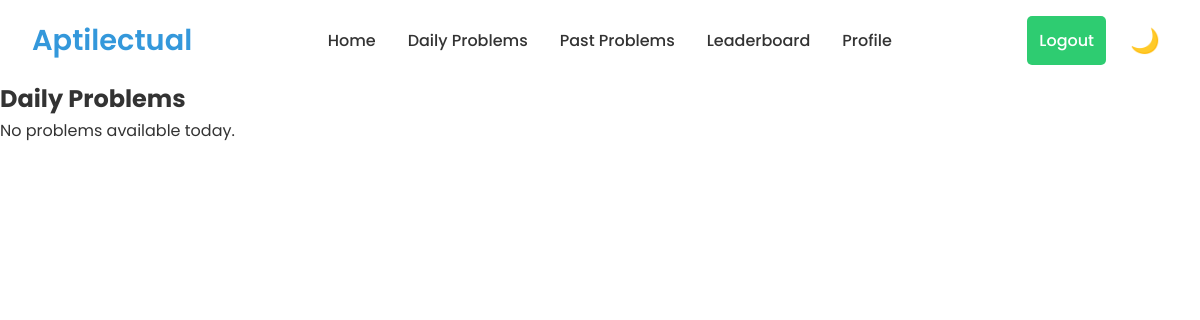
Page /dailyprobblems/ (signed in) on the earlier database version.
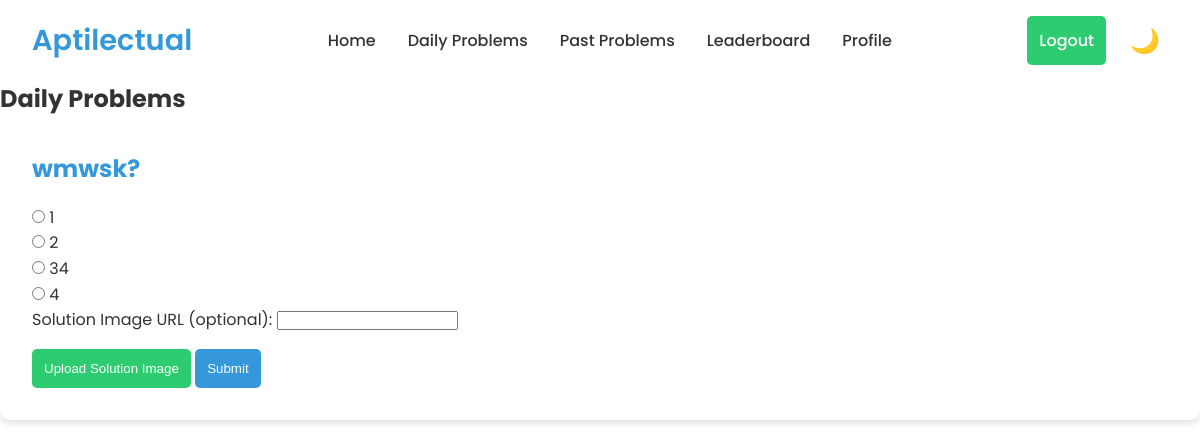
Same page on the later database version.
### aptitude/models.py (models this page shows, shortened)
class Problem(models.Model):
    id = models.AutoField(primary_key=True)  # Explicitly define the id field
    question = models.TextField(null=True, blank=True)
    option1 = models.CharField(max_length=255, null=True, blank=True)
    option2 = models.CharField(max_length=255, null=True, blank=True)
    option3 = models.CharField(max_length=255, null=True, blank=True)
    option4 = models.CharField(max_length=255, null=True, blank=True)
    correct_option = models.PositiveSmallIntegerField(
        validators=[MinValueValidator(1), MaxValueValidator(4)],
        null=True,
        blank=True
    )
    is_active = models.BooleanField(default=True, null=True, blank=True)
    done = models.BooleanField(default=False, null=True, blank=True)
    answerurl = models.URLField(null=True, blank=True)
    companyname = models.CharField(max_length=255, null=True, blank=True)
    test_id = models.IntegerField(null=True, blank=True)
    questionimage = models.URLField(null=True, blank=True)

### aptitude/views.py (the view)
# urls.py: path('dailyprobblems/', views.dailyprobblems, name='dailyprobblems'),
@login_required
def dailyprobblems(request):
    now = timezone.localtime()
    start_time = now.replace(hour=0, minute=0, second=0, microsecond=0)
    end_time = now.replace(hour=22, minute=0, second=0, microsecond=0)
    if start_time <= now <= end_time:
        problems = Problem.objects.filter(is_active=True, done=False)
        attempted_problems = set(UserAnswer.objects.filter(user=request.user).values_list('problem', flat=True))
        if problems.exists():
            if request.method == 'POST':
                problem_id = request.POST.get('problem_id')
                problem = get_object_or_404(Problem, id=problem_id, is_active=True, done=False)
                selected_option = request.POST.get('selected_option')
                solution_image_url = request.POST.get('solution_image_url', '')
                if problem.id in attempted_problems:
                    return JsonResponse({'status': 'error', 'message': 'You have already attempted this question.'})
                try:
                    submission, created = UserAnswer.objects.get_or_create(
                        user=request.user,
                        problem=problem,
                        defaults={
                            'selected_option': selected_option,
                            'solution_image_url': solution_image_url,
                            'is_correct': (selected_option == str(problem.correct_option)),
                        }
                    )
                    if not created:
                        return JsonResponse({'status': 'error', 'message': 'Duplicate submission detected.'})
                    user = request.user
                    user.total_attempted = F('total_attempted') + 1
                    if submission.is_correct:
                        user.total_correct = F('total_correct') + 1
                    today = localtime().date()
                    yesterday = today - timedelta(days=1)
                    solved_yesterday = UserAnswer.objects.filter(user=user, time_solved__date=yesterday).exists()
                    if solved_yesterday:
                        user.current_streak = F('current_streak') + 1
                    else:
                        user.current_streak = 1
                    if user.current_streak > user.highest_streak:
                        user.highest_streak = F('current_streak')
                    user.save()
                    return JsonResponse({'status': 'success', 'message': 'Submission successful.'})
                except IntegrityError:
                    return JsonResponse({'status': 'error', 'message': 'An unexpected error occurred.'})
            else:
                return render(request, 'dailyprobblems.html', {
                    'problems': problems,
                    'attempted_problems': attempted_problems
                })
        else:
            return render(request, 'dailyprobblems.html', {'message': 'No problems available today.'})
    else:
        return render(request, 'dailyprobblems.html', {'message': 'Problems will be available from 1:00 to 6:00.'})

### aptitude/templates/dailyprobblems.html (shortened to what this page needs)
<!DOCTYPE html>
<html lang="en">
<head>
</head>
<body>
    <header>
        <nav>
            <div class="logo">Aptilectual</div>
            <div class="nav-container">
                <ul class="nav-links">
                    <li><a href="{% url 'home' %}">Home</a></li>
                    <li><a href="{% url 'dailyprobblems' %}">Daily Problems</a></li>
                    <li><a href="{% url 'past_problems' %}">Past Problems</a></li>
                    <li><a href="{% url 'daily_leaderboard' %}">Leaderboard</a></li>
                    <li><a href="{% url 'profile' %}">Profile</a></li>
                </ul>
            </div>
            <div class="desktop-controls">
                <div class="auth-buttons">
                    {% if user.is_authenticated %}
                        <form method="POST" action="{% url 'logout' %}" style="display:inline;">
                            <button type="submit" class="btn btn-secondary">Logout</button>
                        </form>
                    {% else %}
                        <a href="{% url 'login' %}" id="loginBtn" class="btn btn-primary">Login</a>
                        <a href="{% url 'signup' %}" id="registerBtn" class="btn btn-secondary">Register</a>
                    {% endif %}
                </div>
                <button id="themeToggle" class="theme-toggle"></button>
            </div>
        </nav>
    </header>
    <main>
        <section class="form-container">
            <h1>Daily Problems</h1>
            {% if message %}
                <p>{{ message }}</p>
            {% elif problems %}
            {% for problem in problems %}
            <div class="problem-container {% if problem.id in attempted_problems %}hidden{% endif %}" id="problem-{{ problem.id }}">
                <h2>{{ problem.question|safe }}</h2>
                {% if problem.id in attempted_problems %}
                    <p>You have already attempted this question.</p>
                {% else %}
                    <form id="problem-form-{{ problem.id }}" action="{% url 'dailyprobblems' %}" method="post">
                        <div class="form-group">
                            <label>
                                <input type="radio" name="selected_option" value="1" required>
                                {{ problem.option1 }}
                            </label><br>
                            <label>
                                <input type="radio" name="selected_option" value="2" required>
                                {{ problem.option2 }}
                            </label><br>
                            <label>
                                <input type="radio" name="selected_option" value="3" required>
                                {{ problem.option3 }}
                            </label><br>
                            <label>
                                <input type="radio" name="selected_option" value="4" required>
                                {{ problem.option4 }}
                            </label><br>
                        </div>
                        <div class="form-group">
                            <label for="solution_image_url_{{ problem.id }}">Solution Image URL (optional):</label>
                            <input type="url" id="solution_image_url_{{ problem.id }}" name="solution_image_url">
                        </div>
                        <div class="form-actions">
                            <button type="button" class="upload-btn" onclick="openUploadWidget({{ problem.id }})">Upload Solution Image</button>
                            <button type="submit" class="submit-btn">Submit</button>
                        </div>
                    </form>
                {% endif %}
            </div>
        {% endfor %}
            {% else %}
                <p>No problems available today.</p>
            {% endif %}
        </section>
    </main>
</body>
</html>

Differences in the rows shown:
added Problem: question "wmwsk?", option1 "1", option2 "2", option3 "34", option4 "4"
Other differences:
{{ message }}: "No problems available today." → (not shown)
